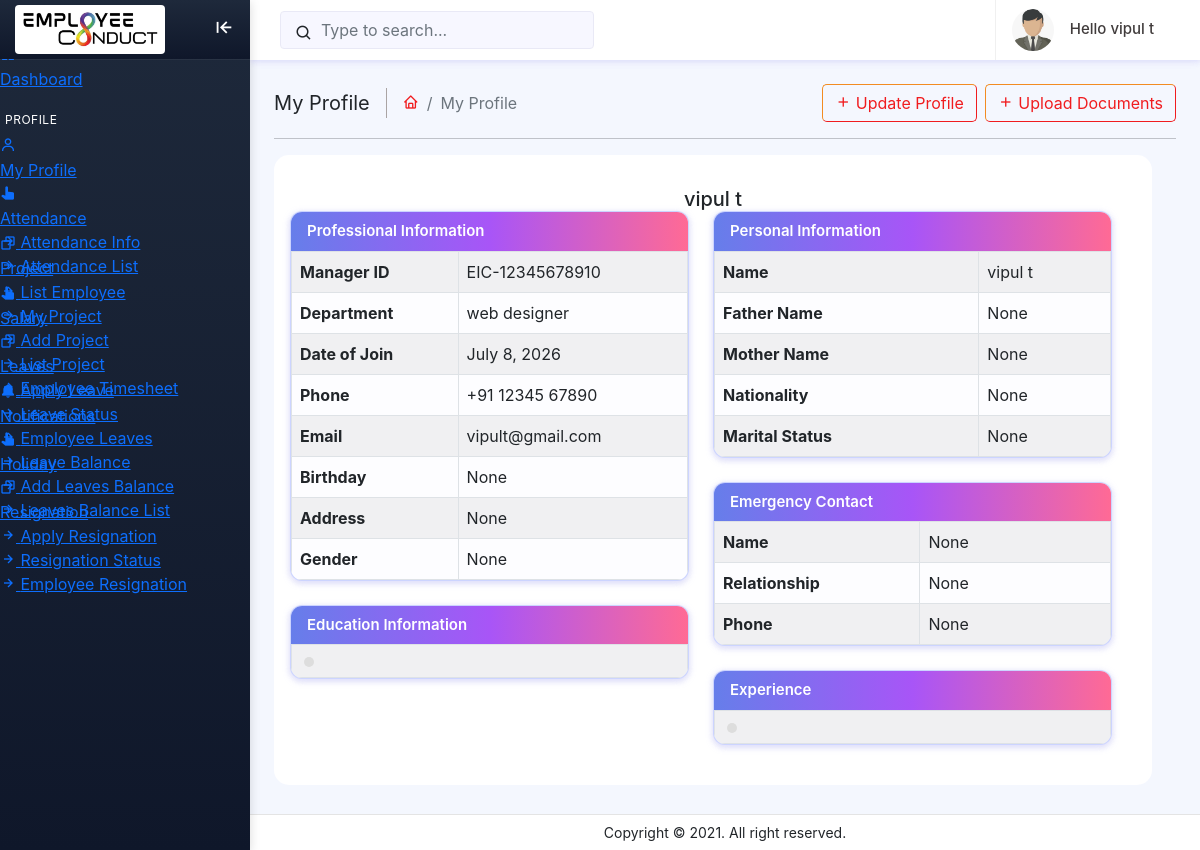
Screenshot of /managers/manager_profile/2/2 (signed in) with the database file from the repository.
### account/models.py (models this page shows, shortened)
class CompanyStaff(models.Model):
    ROLE_SUPERADMIN = 'superadmin'
    ROLE_ADMIN = 'admin'
    ROLE_MANAGER = 'manager'
    ROLE_EMPLOYEE = 'employee'
    ROLE_CHOICES = [
        (ROLE_SUPERADMIN, _('Super Admin')),
        (ROLE_ADMIN, _('Admin')),
        (ROLE_MANAGER, _('Manager')),
        (ROLE_EMPLOYEE, _('Employee')),
    ]
    id = models.AutoField(primary_key=True)
    company = models.ForeignKey(Company,on_delete=models.CASCADE, null=True,blank=True)
    email = models.EmailField(_('email address'),null=True,blank=True)
    password = models.CharField(max_length=100,null=True,blank=True)
    role = models.CharField(
        _('role'),
        max_length=20,
        choices=ROLE_CHOICES,
        default=ROLE_EMPLOYEE,
        blank=True,
    )
    is_company_admin = models.BooleanField(default=False)
    is_manager = models.BooleanField(default=False)
    is_employee = models.BooleanField(default=False)
    is_active = models.BooleanField(default=True)
    is_authenticated = models.BooleanField(default=False)
    new_notification = models.BooleanField(default=False, null=False, blank=False)

### managers/models.py (models this page shows, shortened)
class Manager(models.Model):
    user = models.OneToOneField(CompanyStaff, on_delete=models.CASCADE, default=True)
    manager_first_name = models.CharField(max_length=100)
    manager_last_name = models.CharField(max_length=100)
    manager_email = models.EmailField(max_length=100)
    manager_joining_date = models.DateField(max_length=50)
    manager_department = models.ForeignKey(to = 'employee.Department', on_delete=models.CASCADE, null=True)
    manager_designation = models.CharField(max_length=100)
    manager_id = models.CharField(max_length=100)
    biometric_id = models.CharField(max_length=100, unique=True, null=True, blank=True)
    manager_phone = models.CharField(max_length=100, null=True)
    manager_salary = models.CharField(max_length=100, default=350000)
    manager_birth_date = models.CharField(max_length=100, null=True)
    manager_gender = models.CharField(max_length=50, null=True, choices=Gendar)
    manager_father = models.CharField(max_length=100,null=True)
    manager_mother = models.CharField(max_length=100,null=True)
    manager_address = models.CharField(max_length=50, null=True)
    manager_pin_code = models.CharField(max_length=50, null=True)
    manager_state = models.CharField(max_length=50, null=True)
    manager_country = models.CharField(max_length=50, null=True)
    manager_image = models.FileField(upload_to='media/', blank=True)
    manager_created_date = models.DateTimeField(auto_now=True)
    manager_status = models.CharField(max_length=32, choices=manager_status, default='Active')
    manager_tel = models.CharField(max_length=50, null=True)
    manager_nationality = models.CharField(max_length=50, null=True)
    manager_religion = models.CharField(max_length=50, null=True)
    manager_marital_status = models.CharField(max_length=50, null=True)
    manager_emergency_primary_name = models.CharField(max_length=50, null=True)
    manager_emergency_primary_relationship = models.CharField(max_length=50, null=True)
    manager_emergency_primary_phone1 = models.CharField(max_length=50, null=True)
    manager_emergency_primary_phone2 = models.CharField(max_length=50, null=True)
    manager_education_institution = models.CharField(max_length=50, null=True)
    manager_education_subject = models.CharField(max_length=50, null=True)
    manager_education_starting_date = models.CharField(max_length=50, null=True)
    manager_education_complete_date = models.CharField(max_length=50, null=True)
    manager_education_degree = models.CharField(max_length=50, null=True)
    manager_education_grade = models.CharField(max_length=50, null=True)
    manager_experience_company_name = models.CharField(max_length=50, null=True)
    manager_experience_company_location = models.CharField(max_length=50, null=True)
    manager_experience_company_job_position = models.CharField(max_length=50, null=True)
    manager_experience_company_period_from = models.CharField(max_length=50, null=True)
    manager_experience_company_period_to = models.CharField(max_length=50, null=True)
    @property
    def formatted_manager_id(self):
        mid = (self.manager_id or "").strip()
        if not mid or mid.upper() in ("EIC-", "EIC"):
            return f"EIC-{self.pk:03d}"
        if mid.upper().startswith("EIC-"):
            return mid
        return f"EIC-{mid}"

### employee/models.py (models this page shows, shortened)
class Department(models.Model):
    company = models.ForeignKey(Company, on_delete=models.CASCADE, null=True, blank=True)
    department_name = models.CharField(max_length=100, null=True, blank=True)
    def __str__(self):
        return self.department_name

### managers/views.py (the view, shortened to what this page needs)
# urls.py: path('manager_profile/<int:company_id>/<int:company_staff_id>', views.manager_profile_view, name='manager_profile'),
def manager_profile_view(request, company_id, company_staff_id):
    company_staff = CompanyStaff.objects.get(id=company_staff_id)
    profile = Manager.objects.filter(user=company_staff).first()
    ctx = {'profile': profile, 'company_id': company_id, 'company_staff_id': company_staff_id}
    ctx['manager_phone_display'] = ''
    ctx['manager_emergency_phone_display'] = ''
    if profile:
        raw_phone = (profile.manager_phone or '').replace('+91', '').replace(' ', '').strip()
        if raw_phone.isdigit():
            ctx['manager_phone_display'] = raw_phone[:10]
        else:
            ctx['manager_phone_display'] = ''
        raw_em = (profile.manager_emergency_primary_phone1 or '').replace('+91', '').replace(' ', '').strip()
        if raw_em.isdigit():
            ctx['manager_emergency_phone_display'] = raw_em[:10]
        else:
            ctx['manager_emergency_phone_display'] = ''
    if not company_id or not profile:
        return render(request, 'managers/my-profile.html', ctx)
    return render(request, 'managers/my-profile.html', ctx)

### managers/templates/managers/my-profile.html (shortened to what this page needs)
{% load static %}
{% include "managers/header.html" %}
{% include "managers/sidebar.html" %}
{% include "managers/topbar.html" %}
      <div class="page_wrapper">
        <div class="page-content">
          <div class="page-breadcrumb d-sm-flex align-items-center mb-3">
            <div class="breadcrumb-title pe-3">My Profile</div>
            <div class="ps-3">
              <nav aria-label="breadcrumb">
                <ol class="breadcrumb mb-0 p-0">
                  <li class="breadcrumb-item">
                    <a href="{% url 'dashboard' company_id company_staff_id %}">
                      <i class="bx bx-home"></i>
                    </a>
                  </li>
                  <li class="breadcrumb-item active" aria-current="page">My Profile</li>
                </ol>
              </nav>
            </div>
            <div class="ms-auto">
              <div class="btn-group">
                <button type="button" class="btn btn-outline-orangeyellow" data-bs-toggle="modal" data-bs-target="#updateprofileModal" id="updateprofileBtn">
                  <i class="bx bx-plus"></i> Update Profile
                </button>
                <button type="button" class="btn btn-outline-orangeyellow ms-2" data-bs-toggle="modal" data-bs-target="#uploaddocumentsModal" id="uploaddocumentsBtn">
                  <i class="bx bx-plus"></i> Upload Documents
                </button>
              </div>
            </div>
          </div>
          <hr>
          <div class="row mt-3">
            <div class="col">
              <div class="card shadow-none border radius-15">
                <div class="card-body profile-info">
                  <div class="d-block align-items-center m-auto w-50 text-center">
                    <div class="fm-icon-box radius-15">
                      <h5 class="mt-3 mb-0">{{profile.manager_first_name}} {{profile.manager_last_name}}</h5>
                    </div>
                  </div>
                  <div class="row">
                    <div class="col-md-6">
                      <div class="profile-section-card">
                        <div class="profile-section-header">Professional Information</div>
                        <table class="table table-fluid table-bordered table-striped mb-0">
                          <tr>
                            <th>Manager ID</th>
                            <td>{{ profile.formatted_manager_id }}</td>
                          </tr>
                          <tr>
                            <th>Department</th>
                            <td>{{profile.manager_department}}</td>
                          </tr>
                          <tr>
                            <th>Date of Join</th>
                            <td>{{profile.manager_joining_date}}</td>
                          </tr>
                          <tr>
                            <th>Phone</th>
                            <td>{{profile.manager_phone}}</td>
                          </tr>
                          <tr>
                            <th>Email</th>
                            <td>{{profile.manager_email}}</td>
                          </tr>
                          <tr>
                            <th>Birthday</th>
                            <td>{{profile.manager_birth_date}}</td>
                          </tr>
                          <tr>
                            <th>Address</th>
                            <td>{{profile.manager_address}}</td>
                          </tr>
                          <tr>
                            <th>Gender</th>
                            <td>{{profile.manager_gender}}</td>
                          </tr>
                        </table>
                      </div>
                      <div class="profile-section-card">
                        <div class="profile-section-header">Education Information</div>
                        <table class="table table-fluid table-bordered table-striped mb-0">
                          <tr>
                            <td>
                              <ul>
                                <li>
                                  <div class="education-user">
                                    <div class="before-circle"></div>
                                  </div>
                                </li>
                              </ul>
                            </td>
                          </tr>
                        </table>
                      </div>
                    </div>
                    <div class="col-md-6">
                      <div class="profile-section-card">
                        <div class="profile-section-header">Personal Information</div>
                        <table class="table table-fluid table-bordered caption-top table-striped mb-0">
                          <tr>
                            <th>Name</th>
                            <td>{{profile.manager_first_name}} {{profile.manager_last_name}}</td>
                          </tr>
                          <tr>
                            <th>Father Name</th>
                            <td>{{profile.manager_father}}</td>
                          </tr>
                          <tr>
                            <th>Mother Name</th>
                            <td>{{profile.manager_mother}}</td>
                          </tr>
                          <tr>
                            <th>Nationality</th>
                            <td>{{profile.manager_nationality}}</td>
                          </tr>
                          <tr>
                            <th>Marital Status</th>
                            <td>{{profile.manager_marital_status}}</td>
                          </tr>
                        </table>
                      </div>
                      <div class="profile-section-card">
                        <div class="profile-section-header">Emergency Contact</div>
                        <table class="table table-fluid table-bordered caption-top table-striped mb-0">
                          <tr>
                            <th class="w-25">Name</th>
                            <td class="w-25">{{profile.manager_emergency_primary_name}}</td>
                          </tr>
                          <tr>
                            <th class="w-25">Relationship</th>
                            <td class="w-25">{{profile.manager_emergency_primary_relationship}}</td>
                          </tr>
                          <tr>
                            <th class="w-25">Phone</th>
                            <td class="w-25">{{profile.manager_emergency_primary_phone1}}</td>
                          </tr>
                        </table>
                      </div>
                      <div class="profile-section-card">
                        <div class="profile-section-header">Experience</div>
                        <table class="table table-fluid table-bordered table-striped mb-0">
                          <tr>
                            <td>
                              <ul>
                                <li>
                                  <div class="experience-user">
                                    <div class="before-circle"></div>
                                  </div>
                                </li>
                              </ul>
                            </td>
                          </tr>
                        </table>
                      </div>
                    </div>
                  </div>
                </div>
              </div>
            </div>
          </div>
        </div>
      <footer class="page-footer">
          <p class="mb-0">Copyright © 2021. All right reserved.</p>
        </footer>
      </div>
    </div>
    <link rel="stylesheet" href="https://cdnjs.cloudflare.com/ajax/libs/cropperjs/1.5.13/cropper.min.css">
  </body>
</html>

### managers/templates/managers/topbar.html (shortened to what this page needs)
{% load static %}
{% load manager_filter %}
      <header>
        <div class="topbar d-flex align-items-center">
          <nav class="navbar navbar-expand">
            <div class="search-bar flex-grow-1">
              <div class="position-relative search-bar-box">
                <input type="text" class="form-control search-control" placeholder="Type to search...">
                <span class="position-absolute top-50 search-show translate-middle-y">
                  <i class="bx bx-search"></i>
                </span>
              </div>
            </div>
            <div class="user-box dropdown">
              <a class="d-flex align-items-center nav-link dropdown-toggle dropdown-toggle-nocaret" href="#" role="button" data-bs-toggle="dropdown" aria-expanded="false">
                {% get_manager_profile_image_url company_staff_id as manager_photo_url %}
                <img src="{% if manager_photo_url %}{{ manager_photo_url }}{% else %}{% static 'asets/images/dummy-man.png' %}{% endif %}" class="user-img" alt="user avatar" onerror="this.src='{% static 'asets/images/dummy-man.png' %}'">
                <div class="user-info ps-3">
                  <p class="user-name mb-0">Hello {% if manager %}{{ manager.manager_first_name }} {{ manager.manager_last_name }}{% else %}{% get_manager_display_name company_staff_id %}{% endif %}</p>
                </div>
              </a>
            </div>
          </nav>
        </div>
      </header>

### rows the page displays
CompanyStaff: id.manager_last_name "vipul t"
Manager: manager_first_name "vipul", manager_last_name "t", formatted_manager_id "EIC-12345678910", manager_department "web designer", manager_joining_date "July 8, 2026", manager_phone "+91 12345 67890", manager_email "vipult@gmail.com", manager_birth_date "None", manager_address "None", manager_gender "None", manager_father "None", manager_mother "None", manager_nationality "None", manager_marital_status "None", manager_emergency_primary_name "None", manager_emergency_primary_relationship "None", manager_emergency_primary_phone1 "None"
